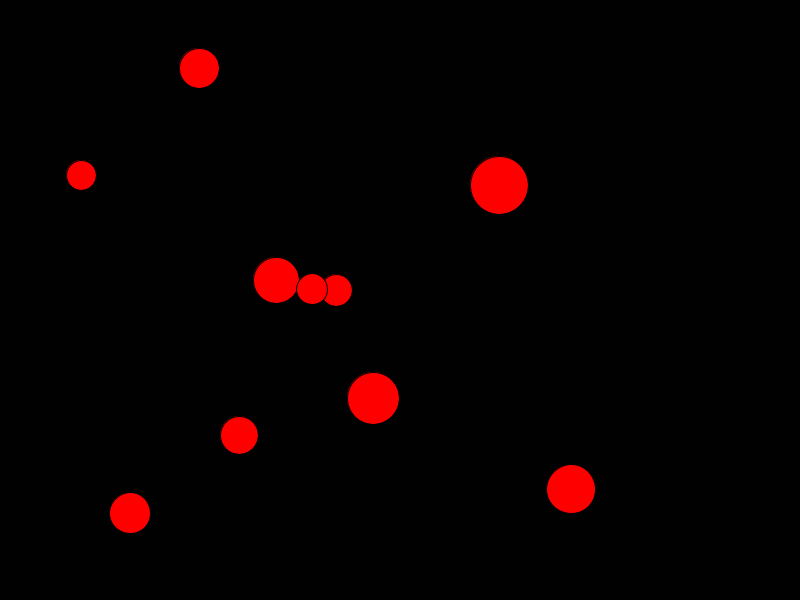
Frame 1 (no input)
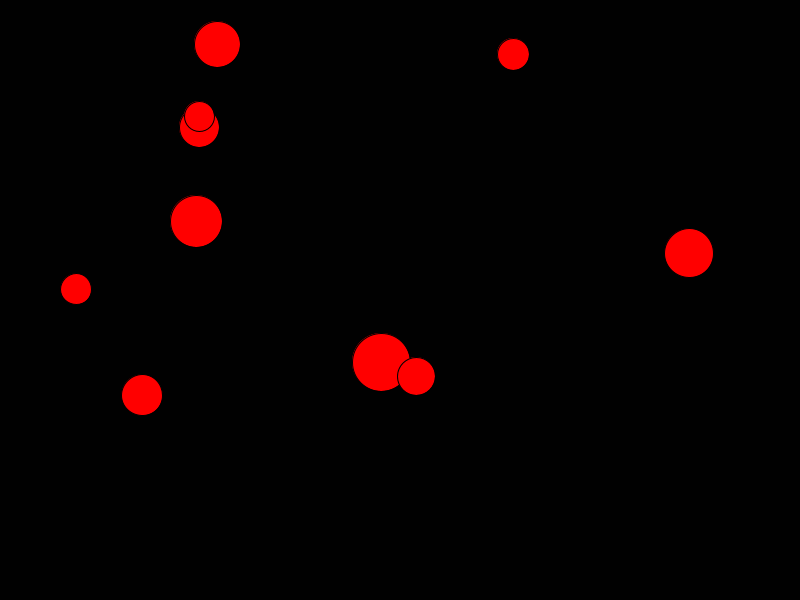
Frame 60 (the mouse pressed at the canvas centre just before this capture)
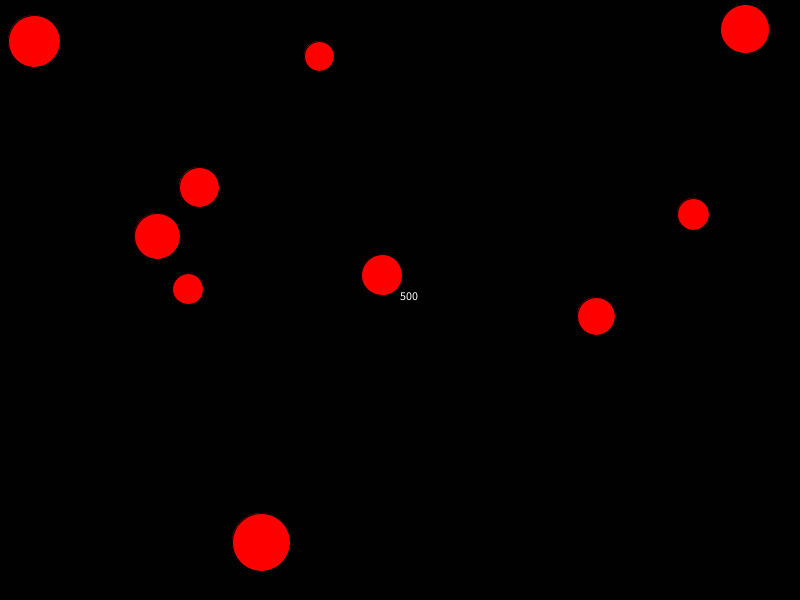
Frame 120 (the mouse held since frame 60 and released just before this capture)

The Processing sketch that drew these frames (run headless with seeded random() and noise(); from frame 60 on, the mouse is pressed at the canvas centre):

// Processing sketch: a08_TransAniInt
// ── a08_TransAniInt.pde

/*
Aufgabe: 8 Transformation, Animation, Interaktion
 Name: Scheurer, Alexander
 Matrikel: 238205
 Datum: 03.12.11
 Hiermit versichere ich, dass ich diesen Code selbst geschrieben
 habe. Er wurde nicht kopiert und auch nicht diktiert.
 */

int noOfCircles = 10;
int noOfRects = 5;
int minCircleSize = 30;
int maxCircleSize = 60;
int rectHealth = 500;


int[][] Circles = new int[noOfCircles][5];
int[][] Rects = new int [noOfRects][11];

void setup() {
  size(800, 600);
  smooth();

  for (int i = 0; i < Circles.length; i++) {
    Circles[i][0] = int(random(maxCircleSize+1, width-maxCircleSize-1));
    Circles[i][1] = int(random(maxCircleSize+1, height-maxCircleSize-1));
    Circles[i][2] = int(random(minCircleSize, maxCircleSize));
    Circles[i][3] = int(random(-5, 5));
    Circles[i][4] = int(random(-5, 5));
  }
}

void draw() {
  background(1);
  for (int i = 0; i < Circles.length; i++) {
    drawCircle(Circles[i][0], Circles[i][1], Circles[i][2]);
    Circles[i][0] += Circles[i][3];
    Circles[i][1] += Circles[i][4];
  }
  for (int i = 0; i < Rects.length; i++) {
    if (Rects[i][9] == 1) {
      drawRect(Rects[i][0], Rects[i][1], Rects[i][2], Rects[i][3], Rects[i][4]);
    }
  }
  collisionCheck();
}

void drawCircle(int xPos, int yPos, int Rad) {
  colorMode(RGB,255);
  fill(255,0,0);
  ellipse(xPos, yPos, Rad, Rad);
}

void drawRect(int xPos1, int yPos1, int xPos2, int yPos2, int currHealth) {
  int xPos3 = xPos2 - xPos1;
  int yPos3 = yPos2 - yPos1;
  colorMode(RGB,rectHealth);
  fill(0, currHealth, 0);
  rect(xPos1, yPos1, xPos3, yPos3);
  colorMode(RGB,255);
  fill(255);
  text(currHealth,xPos1, yPos2);
}

void collisionCheck() {
  for (int i = 0; i < Circles.length; i++) {
    if (Circles[i][0] <= 0 + Circles[i][2]/2)      Circles[i][3] = Circles[i][3]-2*Circles[i][3];
    if (Circles[i][0] >= width - Circles[i][2]/2)  Circles[i][3] = Circles[i][3]-2*Circles[i][3];
    if (Circles[i][1] <= 0 + Circles[i][2]/2)      Circles[i][4] = Circles[i][4]-2*Circles[i][4];
    if (Circles[i][1] >= height - Circles[i][2]/2) Circles[i][4] = Circles[i][4]-2*Circles[i][4];

    for (int j = 0; j < Rects.length; j++) {
      if (Rects[j][9] == 1) {
        if ((Circles[i][0] > Rects[j][0] && Circles[i][0] < Rects[j][2] && Circles[i][1] > Rects[j][1] && Circles[i][1] < Rects[j][3])||(Circles[i][0] > Rects[j][2] && Circles[i][0] < Rects[j][0] && Circles[i][1] > Rects[j][1] && Circles[i][1] < Rects[j][3])||(Circles[i][0] > Rects[j][0] && Circles[i][0] < Rects[j][2] && Circles[i][1] > Rects[j][3] && Circles[i][1] < Rects[j][1])||(Circles[i][0] > Rects[j][2] && Circles[i][0] < Rects[j][0] && Circles[i][1] > Rects[j][3] && Circles[i][1] < Rects[j][1])) {
          // Noch tun die Kollisionsbedingungen für die Rects nicht sauber das nur die entsprechende Achse gedreht wird ...
          Circles[i][4] = Circles[i][4]-2*Circles[i][4];
          Circles[i][3] = Circles[i][3]-2*Circles[i][3];
          Rects[j][4] = Rects[j][4] - Circles[i][2];
          if (Rects[j][4] <= 0) Rects[j][9] = 0;
        }
      }
    }
    /*
    for (int j = 0; j < Circles.length; j++) {
     if (i == j) continue;
     
     }*/
  }
}

void mousePressed() {
  for (int i = 0; i < Rects.length; i++) {
    if (Rects[i][9] == 0) {
      Rects[i][0] = mouseX;
      Rects[i][1] = mouseY;
      Rects[i][2] = mouseX;
      Rects[i][3] = mouseY;
      Rects[i][4] = rectHealth;
      Rects[i][5] = 0;
      Rects[i][6] = 0;
      Rects[i][7] = 0;
      Rects[i][8] = 0;
      Rects[i][9] = 1;
      Rects[i][10] = 1;
      break;
    }
  }
}

void mouseDragged() {
  for (int i = 0; i < Rects.length; i++) {
    if (Rects[i][10] == 1) {
      Rects[i][2] = mouseX;
      Rects[i][3] = mouseY;
      break;
    }
  }
}

void mouseReleased() {
  for (int i = 0; i < Rects.length; i++) {
    Rects[i][10] = 0;
  }
}
